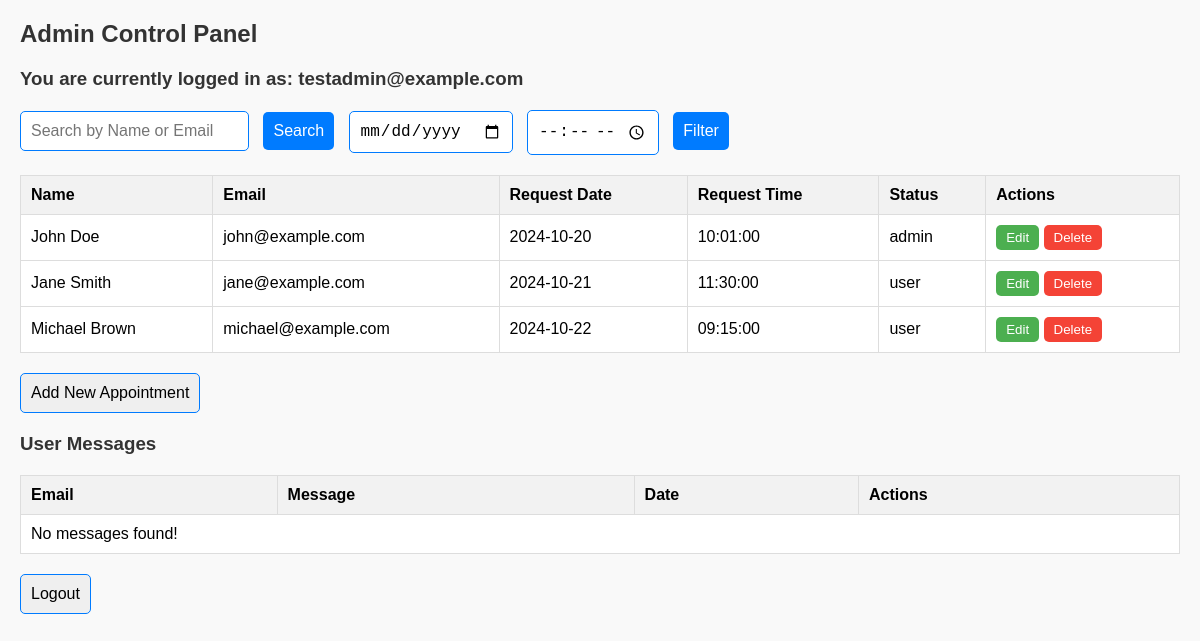
Before: /admin.php (signed in) with the older database file.
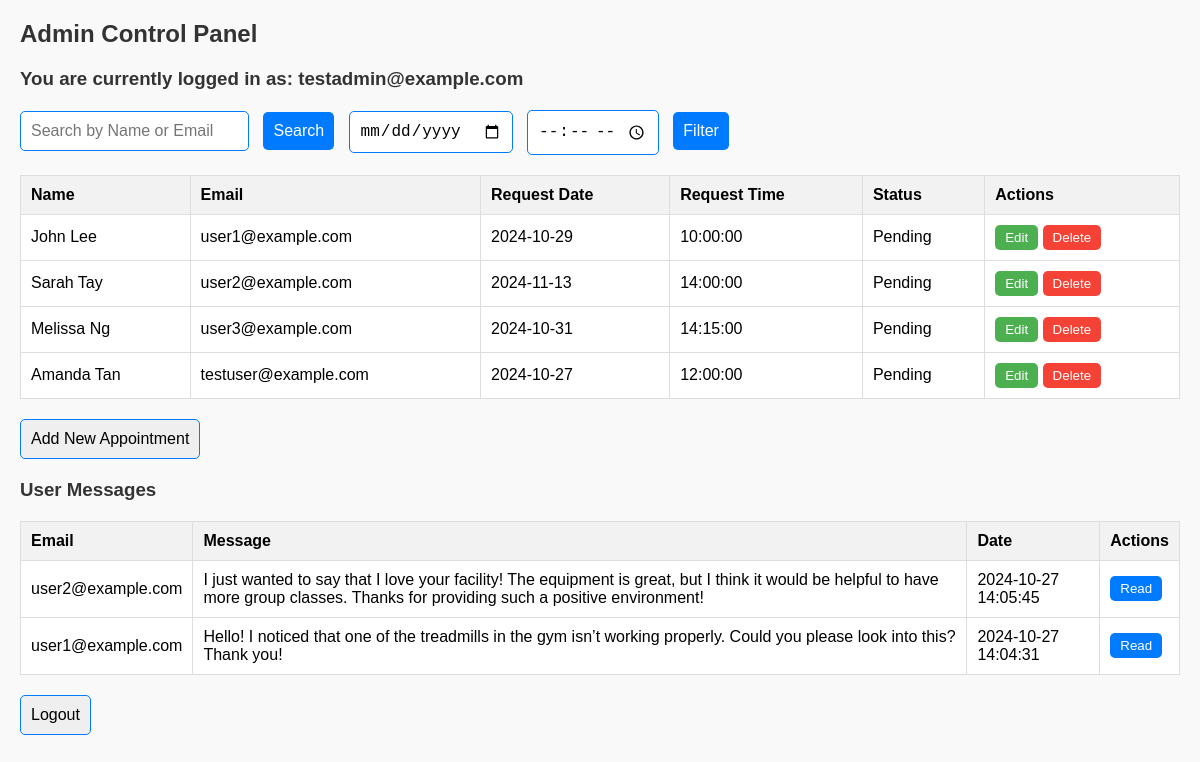
After: the same page with the newer database file.
### tables this page shows
CREATE TABLE `appointment` (
  `name` varchar(225) NOT NULL,
  `email` varchar(225) NOT NULL,
  `app_date` date NOT NULL,
  `app_time` time NOT NULL,
  `status` varchar(225) NOT NULL
);

CREATE TABLE `contact_messages` (
  `id` int(11) NOT NULL,
  `name` varchar(255) NOT NULL,
  `email` varchar(255) NOT NULL,
  `message` text NOT NULL,
  `created_at` timestamp NOT NULL DEFAULT current_timestamp()
);

### admin.php (the view, shortened to what this page needs)
<?php
include 'database.php';
if (isset($_SESSION['email'])) {
    echo "<h2>Admin Control Panel</h2>";
    echo "<h3>You are currently logged in as: " . htmlspecialchars($_SESSION['email']) . "</h3>";
    echo '<form action="" method="GET" class="search-form">
            <input type="text" name="search" placeholder="Search by Name or Email" value="' . (isset($_GET['search']) ? htmlspecialchars($_GET['search']) : '') . '">
            <button type="submit">Search</button>
            <input type="date" name="request_date" value="' . (isset($_GET['request_date']) ? htmlspecialchars($_GET['request_date']) : '') . '">
            <input type="time" name="request_time" value="' . (isset($_GET['request_time']) ? htmlspecialchars($_GET['request_time']) : '') . '">
            <button type="submit">Filter</button>
          </form>';
    $filters = [];
    $filterQuery = count($filters) > 0 ? " WHERE " . implode(" AND ", $filters) : '';
    $sql = "SELECT * FROM appointment" . $filterQuery;
    $result = mysqli_query($conn, $sql);
    echo "<table class='data-table'>
        <tr>
            <th>Name</th>
            <th>Email</th>
            <th>Request Date</th>
            <th>Request Time</th>
            <th>Status</th>
            <th>Actions</th>
        </tr>";
    if (mysqli_num_rows($result) > 0) {
        while ($row = mysqli_fetch_assoc($result)) {
            echo "<tr>
                    <td>" . htmlspecialchars($row['name']) . "</td>
                    <td>" . htmlspecialchars($row['email']) . "</td>
                    <td>" . htmlspecialchars($row['app_date']) . "</td>
                    <td>" . htmlspecialchars($row['app_time']) . "</td>
                    <td>" . htmlspecialchars($row['status']) . "</td>
                    <td class='action-buttons'>
                        <form action='edit.php' method='GET' style='display:inline;'>
                            <input type='hidden' name='id' value='" . htmlspecialchars($row['email']) . "'>
                            <button type='submit' class='edit-button'>Edit</button>
                        </form>
                        <form action='delete.php' method='GET' style='display:inline;' onsubmit=\"return confirm('Are you sure you want to delete this record?');\">
                            <input type='hidden' name='id' value='" . htmlspecialchars($row['email']) . "'>
                            <button type='submit' class='delete-button'>Delete</button>
                        </form>
                    </td>
                </tr>";
        }
    } else {
        echo "<tr><td colspan='6'>No records found!</td></tr>";
    }
    echo "</table>";
    echo "<form action='add.php' method='GET' class='add-form'>
            <button type='submit'>Add New Appointment</button>
          </form>";
    echo "<h3>User Messages</h3>";
    $messageQuery = "SELECT * FROM contact_messages ORDER BY created_at DESC";
    $messageResult = mysqli_query($conn, $messageQuery);
    echo "<table class='data-table'>
            <tr>
                <th>Email</th>
                <th>Message</th>
                <th>Date</th>
                <th>Actions</th>
            </tr>";
    if (mysqli_num_rows($messageResult) > 0) {
        while ($msgRow = mysqli_fetch_assoc($messageResult)) {
            echo "<tr>
                    <td>" . htmlspecialchars($msgRow['email']) . "</td>
                    <td>" . htmlspecialchars($msgRow['message']) . "</td>
                    <td>" . htmlspecialchars($msgRow['created_at']) . "</td>
                    <td class='action-buttons'>
                        <form action='delete_message.php' method='POST' onsubmit=\"return confirm('Are you sure you want to mark this message as read?');\" style='display:inline;'>
                            <input type='hidden' name='message_id' value='" . htmlspecialchars($msgRow['id']) . "'>
                            <button type='submit' class='read-button'>Read</button>
                        </form>
                    </td>
                  </tr>";
        }
    } else {
        echo "<tr><td colspan='4'>No messages found!</td></tr>";
    }
    echo "</table>";
    echo '<form action="logout.php" method="POST" class="logout-form">
            <button type="submit">Logout</button>
          </form>';
} else {
    echo "<h3>No user is logged in.</h3>";
}
?>

### admin.php (style rules this page uses)
h2, h3 { color: #333; }
.search-form, .add-form, .logout-form { margin: 20px 0; }
.search-form input, .search-form button, .add-form button, .logout-form button { padding: 10px; margin-right: 10px; border: 1px solid #007BFF; border-radius: 5px; font-size: 16px; }
.search-form button { background-color: #007BFF; color: white; border: none; }
.data-table { width: 100%; border-collapse: collapse; margin-top: 20px; background-color: #fff; }
.data-table th, .data-table td { padding: 10px; border: 1px solid #ddd; text-align: left; }
.data-table th { background-color: #f2f2f2; }
.action-buttons form { display: inline; }
.edit-button { background-color: #4CAF50; color: white; border: none; padding: 5px 10px; border-radius: 5px; }
.delete-button { background-color: #f44336; color: white; border: none; padding: 5px 10px; border-radius: 5px; }
.read-button { background-color: #007BFF; color: white; border: none; padding: 5px 10px; border-radius: 5px; }

Changed rows visible on the page:
removed appointment: name "John Doe", email "john@example.com", app_date "2024-10-20", app_time "10:01:00", status "admin"
removed appointment: name "Jane Smith", email "jane@example.com", app_date "2024-10-21", app_time "11:30:00", status "user"
removed appointment: name "Michael Brown", email "michael@example.com", app_date "2024-10-22", app_time "09:15:00", status "user"
added appointment: name "John Lee", email "user1@example.com", app_date "2024-10-29", app_time "10:00:00", status "Pending"
added appointment: name "Sarah Tay", email "user2@example.com", app_date "2024-11-13", app_time "14:00:00", status "Pending"
added appointment: name "Melissa Ng", email "user3@example.com", app_date "2024-10-31", app_time "14:15:00", status "Pending"
added appointment: name "Amanda Tan", email "testuser@example.com", app_date "2024-10-27", app_time "12:00:00", status "Pending"
added contact_messages: email "user2@example.com", message "I just wanted to say that I love your facility! The equipment is great, but I think it would be helpful to have more group classes. Thanks for providing such a positive environment!", created_at "2024-10-27 14:05:45"
added contact_messages: email "user1@example.com", message "Hello! I noticed that one of the treadmills in the gym isn’t working properly. Could you please look into this? Thank you!", created_at "2024-10-27 14:04:31"
Other visible differences:
text no longer shown: "No messages found!"
